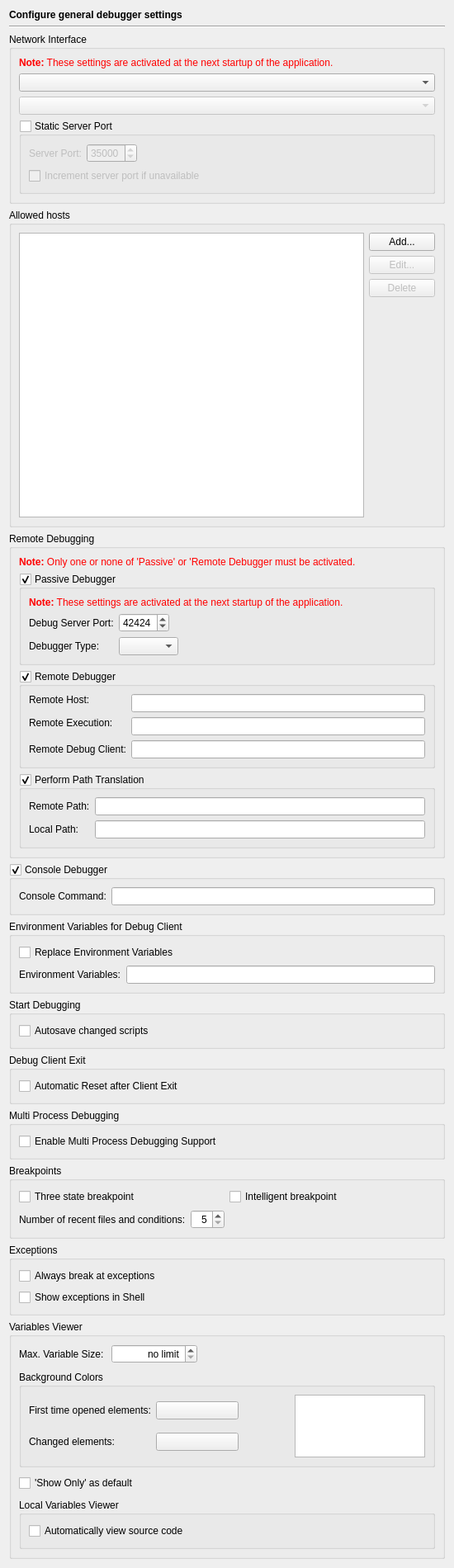
<?xml version="1.0" encoding="UTF-8"?>
<ui version="4.0">
 <class>DebuggerGeneralPage</class>
 <widget class="QWidget" name="DebuggerGeneralPage">
  <property name="geometry">
   <rect>
    <x>0</x>
    <y>0</y>
    <width>550</width>
    <height>1900</height>
   </rect>
  </property>
  <layout class="QVBoxLayout" name="verticalLayout_9">
   <item>
    <widget class="QLabel" name="headerLabel">
     <property name="text">
      <string>&lt;b&gt;Configure general debugger settings&lt;/b&gt;</string>
     </property>
    </widget>
   </item>
   <item>
    <widget class="Line" name="line11">
     <property name="frameShape">
      <enum>QFrame::HLine</enum>
     </property>
     <property name="frameShadow">
      <enum>QFrame::Sunken</enum>
     </property>
     <property name="orientation">
      <enum>Qt::Horizontal</enum>
     </property>
    </widget>
   </item>
   <item>
    <widget class="QGroupBox" name="groupBox_3">
     <property name="title">
      <string>Network Interface</string>
     </property>
     <layout class="QVBoxLayout" name="verticalLayout_7">
      <item>
       <widget class="QLabel" name="TextLabel1_2_3">
        <property name="text">
         <string>&lt;font color=&quot;#FF0000&quot;&gt;&lt;b&gt;Note:&lt;/b&gt; These settings are activated at the next startup of the application.&lt;/font&gt;</string>
        </property>
        <property name="wordWrap">
         <bool>true</bool>
        </property>
       </widget>
      </item>
      <item>
       <widget class="QComboBox" name="interfaceSelectorComboBox">
        <property name="toolTip">
         <string>Select the interface(s) to listen on</string>
        </property>
       </widget>
      </item>
      <item>
       <widget class="QComboBox" name="interfacesCombo">
        <property name="enabled">
         <bool>false</bool>
        </property>
        <property name="toolTip">
         <string>Select the network interface to listen on</string>
        </property>
       </widget>
      </item>
      <item>
       <widget class="QGroupBox" name="serverPortStaticGroup">
        <property name="toolTip">
         <string>Select to listen on a fixed network port</string>
        </property>
        <property name="title">
         <string>Static Server Port</string>
        </property>
        <property name="checkable">
         <bool>true</bool>
        </property>
        <property name="checked">
         <bool>false</bool>
        </property>
        <layout class="QGridLayout" name="gridLayout_5">
         <item row="0" column="0">
          <widget class="QLabel" name="label_5">
           <property name="text">
            <string>Server Port:</string>
           </property>
          </widget>
         </item>
         <item row="0" column="1">
          <widget class="QSpinBox" name="serverPortSpinBox">
           <property name="toolTip">
            <string>Enter the port number to listen on</string>
           </property>
           <property name="minimum">
            <number>1025</number>
           </property>
           <property name="maximum">
            <number>65535</number>
           </property>
           <property name="singleStep">
            <number>1</number>
           </property>
           <property name="value">
            <number>35000</number>
           </property>
          </widget>
         </item>
         <item row="0" column="2">
          <spacer name="horizontalSpacer_6">
           <property name="orientation">
            <enum>Qt::Horizontal</enum>
           </property>
           <property name="sizeHint" stdset="0">
            <size>
             <width>333</width>
             <height>20</height>
            </size>
           </property>
          </spacer>
         </item>
         <item row="1" column="0" colspan="3">
          <widget class="QCheckBox" name="serverPortIncrementCheckBox">
           <property name="toolTip">
            <string>Select to increment the server port to listen on if the configured one is unavailable</string>
           </property>
           <property name="text">
            <string>Increment server port if unavailable</string>
           </property>
          </widget>
         </item>
        </layout>
       </widget>
      </item>
     </layout>
    </widget>
   </item>
   <item>
    <widget class="QGroupBox" name="groupBox_4">
     <property name="title">
      <string>Allowed hosts</string>
     </property>
     <layout class="QGridLayout">
      <item row="3" column="1">
       <spacer>
        <property name="orientation">
         <enum>Qt::Vertical</enum>
        </property>
        <property name="sizeHint" stdset="0">
         <size>
          <width>20</width>
          <height>40</height>
         </size>
        </property>
       </spacer>
      </item>
      <item row="2" column="1">
       <widget class="QPushButton" name="deleteAllowedHostButton">
        <property name="enabled">
         <bool>false</bool>
        </property>
        <property name="text">
         <string>Delete</string>
        </property>
       </widget>
      </item>
      <item row="1" column="1">
       <widget class="QPushButton" name="editAllowedHostButton">
        <property name="enabled">
         <bool>false</bool>
        </property>
        <property name="text">
         <string>Edit...</string>
        </property>
       </widget>
      </item>
      <item row="0" column="1">
       <widget class="QPushButton" name="addAllowedHostButton">
        <property name="text">
         <string>Add...</string>
        </property>
       </widget>
      </item>
      <item row="0" column="0" rowspan="4">
       <widget class="QListWidget" name="allowedHostsList">
        <property name="sizePolicy">
         <sizepolicy hsizetype="Expanding" vsizetype="Preferred">
          <horstretch>0</horstretch>
          <verstretch>0</verstretch>
         </sizepolicy>
        </property>
       </widget>
      </item>
     </layout>
    </widget>
   </item>
   <item>
    <widget class="QGroupBox" name="groupBox_12">
     <property name="title">
      <string>Remote Debugging</string>
     </property>
     <layout class="QVBoxLayout" name="verticalLayout_2">
      <item>
       <widget class="QLabel" name="label_3">
        <property name="text">
         <string>&lt;font color=&quot;#FF0000&quot;&gt;&lt;b&gt;Note:&lt;/b&gt; Only one or none of 'Passive' or 'Remote Debugger must be activated.&lt;/font&gt;</string>
        </property>
        <property name="wordWrap">
         <bool>true</bool>
        </property>
       </widget>
      </item>
      <item>
       <widget class="QGroupBox" name="passiveDbgGroup">
        <property name="title">
         <string>Passive Debugger</string>
        </property>
        <property name="checkable">
         <bool>true</bool>
        </property>
        <layout class="QGridLayout" name="gridLayout">
         <item row="2" column="0">
          <widget class="QLabel" name="label">
           <property name="text">
            <string>Debugger Type:</string>
           </property>
          </widget>
         </item>
         <item row="1" column="2" colspan="2">
          <spacer name="horizontalSpacer_2">
           <property name="orientation">
            <enum>Qt::Horizontal</enum>
           </property>
           <property name="sizeHint" stdset="0">
            <size>
             <width>91</width>
             <height>20</height>
            </size>
           </property>
          </spacer>
         </item>
         <item row="2" column="1" colspan="2">
          <widget class="QComboBox" name="passiveDbgBackendCombo">
           <property name="toolTip">
            <string>Select the debugger type of the backend</string>
           </property>
          </widget>
         </item>
         <item row="1" column="1">
          <widget class="QSpinBox" name="passiveDbgPortSpinBox">
           <property name="toolTip">
            <string>Enter the port the debugger should listen on</string>
           </property>
           <property name="whatsThis">
            <string>&lt;b&gt;Debug Server Port&lt;/b&gt;
&lt;p&gt;Enter the port the debugger should listen on.&lt;/p&gt;</string>
           </property>
           <property name="minimum">
            <number>1024</number>
           </property>
           <property name="maximum">
            <number>65535</number>
           </property>
           <property name="value">
            <number>42424</number>
           </property>
          </widget>
         </item>
         <item row="0" column="0" colspan="4">
          <widget class="QLabel" name="TextLabel1_2_2">
           <property name="text">
            <string>&lt;font color=&quot;#FF0000&quot;&gt;&lt;b&gt;Note:&lt;/b&gt; These settings are activated at the next startup of the application.&lt;/font&gt;</string>
           </property>
           <property name="wordWrap">
            <bool>true</bool>
           </property>
          </widget>
         </item>
         <item row="2" column="3">
          <spacer name="horizontalSpacer">
           <property name="orientation">
            <enum>Qt::Horizontal</enum>
           </property>
           <property name="sizeHint" stdset="0">
            <size>
             <width>91</width>
             <height>20</height>
            </size>
           </property>
          </spacer>
         </item>
         <item row="1" column="0">
          <widget class="QLabel" name="passiveDbgPortLabel">
           <property name="text">
            <string>Debug Server Port:</string>
           </property>
          </widget>
         </item>
        </layout>
       </widget>
      </item>
      <item>
       <widget class="QGroupBox" name="remoteDebuggerGroup">
        <property name="toolTip">
         <string>Select, if the debugger should be run remotely</string>
        </property>
        <property name="title">
         <string>Remote Debugger</string>
        </property>
        <property name="checkable">
         <bool>true</bool>
        </property>
        <layout class="QGridLayout" name="gridLayout_2">
         <item row="0" column="0">
          <widget class="QLabel" name="hostLabel">
           <property name="text">
            <string>Remote Host:</string>
           </property>
           <property name="buddy">
            <cstring>hostLineEdit</cstring>
           </property>
          </widget>
         </item>
         <item row="0" column="1" rowspan="2">
          <widget class="QLineEdit" name="hostLineEdit">
           <property name="toolTip">
            <string>Enter the hostname of the remote machine.</string>
           </property>
           <property name="whatsThis">
            <string>&lt;b&gt;Remote Host&lt;/b&gt;
&lt;p&gt;Enter the hostname of the remote machine.&lt;/p&gt;</string>
           </property>
          </widget>
         </item>
         <item row="1" column="0" rowspan="2">
          <widget class="QLabel" name="execLabel">
           <property name="text">
            <string>Remote Execution:</string>
           </property>
           <property name="buddy">
            <cstring>execLineEdit</cstring>
           </property>
          </widget>
         </item>
         <item row="2" column="1">
          <widget class="QLineEdit" name="execLineEdit">
           <property name="toolTip">
            <string>Enter the remote execution command.</string>
           </property>
           <property name="whatsThis">
            <string>&lt;b&gt;Remote Execution&lt;/b&gt;
&lt;p&gt;Enter the remote execution command (e.g. ssh). This command is used to log into the remote host and execute the remote debugger.&lt;/p&gt;</string>
           </property>
          </widget>
         </item>
         <item row="3" column="0">
          <widget class="QLabel" name="label_6">
           <property name="text">
            <string>Remote Debug Client:</string>
           </property>
          </widget>
         </item>
         <item row="3" column="1">
          <widget class="QLineEdit" name="remoteDebugClientEdit">
           <property name="toolTip">
            <string>Enter the absolute path of the debug client of the remote host.</string>
           </property>
           <property name="clearButtonEnabled">
            <bool>true</bool>
           </property>
          </widget>
         </item>
        </layout>
       </widget>
      </item>
      <item>
       <widget class="QGroupBox" name="dbgPathTranslationGroup">
        <property name="toolTip">
         <string>Select, if path translation for remote debugging should be done</string>
        </property>
        <property name="title">
         <string>Perform Path Translation</string>
        </property>
        <property name="checkable">
         <bool>true</bool>
        </property>
        <layout class="QGridLayout" name="_2">
         <item row="1" column="0">
          <widget class="QLabel" name="textLabel2_9">
           <property name="text">
            <string>Local Path:</string>
           </property>
          </widget>
         </item>
         <item row="1" column="1">
          <widget class="QLineEdit" name="dbgTranslationLocalEdit">
           <property name="toolTip">
            <string>Enter the local path</string>
           </property>
          </widget>
         </item>
         <item row="0" column="1">
          <widget class="QLineEdit" name="dbgTranslationRemoteEdit">
           <property name="toolTip">
            <string>Enter the remote path</string>
           </property>
          </widget>
         </item>
         <item row="0" column="0">
          <widget class="QLabel" name="textLabel1_18">
           <property name="text">
            <string>Remote Path:</string>
           </property>
          </widget>
         </item>
        </layout>
       </widget>
      </item>
     </layout>
    </widget>
   </item>
   <item>
    <widget class="QGroupBox" name="consoleDebuggerGroup">
     <property name="toolTip">
      <string>Select, if the debugger should be executed in a console window</string>
     </property>
     <property name="title">
      <string>Console Debugger</string>
     </property>
     <property name="checkable">
      <bool>true</bool>
     </property>
     <layout class="QGridLayout" name="_4">
      <item row="0" column="1">
       <widget class="QLineEdit" name="consoleDbgEdit">
        <property name="toolTip">
         <string>Enter the console command (e.g. xterm -e)</string>
        </property>
        <property name="whatsThis">
         <string>&lt;b&gt;Console Command&lt;/b&gt;
&lt;p&gt;Enter the console command (e.g. xterm -e). This command is used to open a command window for the debugger.&lt;/p&gt;</string>
        </property>
       </widget>
      </item>
      <item row="0" column="0">
       <widget class="QLabel" name="textLabel1_17">
        <property name="text">
         <string>Console Command:</string>
        </property>
       </widget>
      </item>
     </layout>
    </widget>
   </item>
   <item>
    <widget class="QGroupBox" name="groupBox_5">
     <property name="title">
      <string>Environment Variables for Debug Client</string>
     </property>
     <layout class="QGridLayout" name="_3">
      <item row="0" column="0" colspan="2">
       <widget class="QCheckBox" name="debugEnvironReplaceCheckBox">
        <property name="toolTip">
         <string>Select, if the environment should be replaced.</string>
        </property>
        <property name="whatsThis">
         <string>&lt;b&gt;Replace Environment&lt;/b&gt;
&lt;p&gt;If this entry is checked, the environment of the debugger will be replaced by the entries of the environment variables field. If it is unchecked, the environment will be ammended by these settings.&lt;/p&gt;</string>
        </property>
        <property name="text">
         <string>Replace Environment Variables</string>
        </property>
       </widget>
      </item>
      <item row="1" column="0">
       <widget class="QLabel" name="textLabel1_16">
        <property name="text">
         <string>Environment Variables:</string>
        </property>
       </widget>
      </item>
      <item row="1" column="1">
       <widget class="QLineEdit" name="debugEnvironEdit">
        <property name="toolTip">
         <string>Enter the environment variables to be set.</string>
        </property>
        <property name="whatsThis">
         <string>&lt;b&gt;Environment Variables&lt;/b&gt;
&lt;p&gt;Enter the environment variables to be set for the debugger. The individual settings must be separated by whitespace and be given in the form 'var=value'.&lt;/p&gt;
&lt;p&gt;Example: var1=1 var2=&quot;hello world&quot;&lt;/p&gt;</string>
        </property>
       </widget>
      </item>
     </layout>
    </widget>
   </item>
   <item>
    <widget class="QGroupBox" name="groupBox">
     <property name="title">
      <string>Start Debugging</string>
     </property>
     <layout class="QVBoxLayout" name="verticalLayout">
      <item>
       <widget class="QCheckBox" name="debugAutoSaveScriptsCheckBox">
        <property name="toolTip">
         <string>Select, whether changed scripts should be saved upon a debug, run, ... action.</string>
        </property>
        <property name="text">
         <string>Autosave changed scripts</string>
        </property>
       </widget>
      </item>
     </layout>
    </widget>
   </item>
   <item>
    <widget class="QGroupBox" name="groupBox_7">
     <property name="title">
      <string>Debug Client Exit</string>
     </property>
     <layout class="QVBoxLayout" name="verticalLayout_3">
      <item>
       <widget class="QCheckBox" name="automaticResetCheckBox">
        <property name="toolTip">
         <string>Select, whether a reset of the debug client should be performed after a client exit</string>
        </property>
        <property name="text">
         <string>Automatic Reset after Client Exit</string>
        </property>
       </widget>
      </item>
     </layout>
    </widget>
   </item>
   <item>
    <widget class="QGroupBox" name="groupBox_6">
     <property name="title">
      <string>Multi Process Debugging</string>
     </property>
     <layout class="QVBoxLayout" name="verticalLayout_8">
      <item>
       <widget class="QCheckBox" name="multiprocessCheckBox">
        <property name="toolTip">
         <string>Select to enable multiprocess debugging support globally</string>
        </property>
        <property name="text">
         <string>Enable Multi Process Debugging Support</string>
        </property>
       </widget>
      </item>
     </layout>
    </widget>
   </item>
   <item>
    <widget class="QGroupBox" name="groupBox_8">
     <property name="title">
      <string>Breakpoints</string>
     </property>
     <layout class="QGridLayout" name="gridLayout_4">
      <item row="0" column="0">
       <widget class="QCheckBox" name="debugThreeStateBreakPoint">
        <property name="toolTip">
         <string>Select to change the breakpoint toggle order from Off-&gt;On-&gt;Off to Off-&gt;On (permanent)-&gt;On (temporary)-&gt;Off</string>
        </property>
        <property name="text">
         <string>Three state breakpoint</string>
        </property>
       </widget>
      </item>
      <item row="0" column="1">
       <widget class="QCheckBox" name="intelligentBreakPointCheckBox">
        <property name="toolTip">
         <string>Select to move a breakpoint to a line generating executable code</string>
        </property>
        <property name="text">
         <string>Intelligent breakpoint</string>
        </property>
       </widget>
      </item>
      <item row="1" column="0" colspan="2">
       <layout class="QHBoxLayout" name="horizontalLayout_2">
        <item>
         <widget class="QLabel" name="label_4">
          <property name="text">
           <string>Number of recent files and conditions:</string>
          </property>
         </widget>
        </item>
        <item>
         <widget class="QSpinBox" name="recentFilesSpinBox">
          <property name="toolTip">
           <string>Enter the number of recent files and breakpoint conditions to remember</string>
          </property>
          <property name="alignment">
           <set>Qt::AlignRight|Qt::AlignTrailing|Qt::AlignVCenter</set>
          </property>
          <property name="minimum">
           <number>5</number>
          </property>
          <property name="maximum">
           <number>50</number>
          </property>
         </widget>
        </item>
        <item>
         <spacer name="spacer">
          <property name="orientation">
           <enum>Qt::Horizontal</enum>
          </property>
          <property name="sizeHint" stdset="0">
           <size>
            <width>40</width>
            <height>20</height>
           </size>
          </property>
         </spacer>
        </item>
       </layout>
      </item>
     </layout>
    </widget>
   </item>
   <item>
    <widget class="QGroupBox" name="groupBox_9">
     <property name="title">
      <string>Exceptions</string>
     </property>
     <layout class="QVBoxLayout" name="verticalLayout_4">
      <item>
       <widget class="QCheckBox" name="exceptionBreakCheckBox">
        <property name="toolTip">
         <string>Select to always break at exceptions</string>
        </property>
        <property name="text">
         <string>Always break at exceptions</string>
        </property>
       </widget>
      </item>
      <item>
       <widget class="QCheckBox" name="exceptionShellCheckBox">
        <property name="toolTip">
         <string>Select to show exception information in the shell window</string>
        </property>
        <property name="text">
         <string>Show exceptions in Shell</string>
        </property>
       </widget>
      </item>
     </layout>
    </widget>
   </item>
   <item>
    <widget class="QGroupBox" name="groupBox_11">
     <property name="title">
      <string>Variables Viewer</string>
     </property>
     <layout class="QVBoxLayout" name="verticalLayout_6">
      <property name="spacing">
       <number>9</number>
      </property>
      <item>
       <layout class="QHBoxLayout" name="horizontalLayout">
        <item>
         <widget class="QLabel" name="label_2">
          <property name="text">
           <string>Max. Variable Size:</string>
          </property>
         </widget>
        </item>
        <item>
         <widget class="QSpinBox" name="maxSizeSpinBox">
          <property name="toolTip">
           <string>Enter the maximum size of a variable to be shown (0 = no limit)</string>
          </property>
          <property name="alignment">
           <set>Qt::AlignRight|Qt::AlignTrailing|Qt::AlignVCenter</set>
          </property>
          <property name="specialValueText">
           <string>no limit</string>
          </property>
          <property name="showGroupSeparator" stdset="0">
           <bool>true</bool>
          </property>
          <property name="suffix">
           <string> Bytes</string>
          </property>
          <property name="maximum">
           <number>1063256064</number>
          </property>
          <property name="singleStep">
           <number>16384</number>
          </property>
         </widget>
        </item>
        <item>
         <spacer name="horizontalSpacer_3">
          <property name="orientation">
           <enum>Qt::Horizontal</enum>
          </property>
          <property name="sizeHint" stdset="0">
           <size>
            <width>40</width>
            <height>20</height>
           </size>
          </property>
         </spacer>
        </item>
       </layout>
      </item>
      <item>
       <widget class="QGroupBox" name="groupBox_2">
        <property name="title">
         <string>Background Colors</string>
        </property>
        <layout class="QHBoxLayout" name="horizontalLayout_3" stretch="2,1">
         <item>
          <layout class="QGridLayout" name="gridLayout_3">
           <property name="topMargin">
            <number>8</number>
           </property>
           <property name="bottomMargin">
            <number>8</number>
           </property>
           <property name="verticalSpacing">
            <number>16</number>
           </property>
           <item row="1" column="1">
            <widget class="QPushButton" name="backgroundChangedButton">
             <property name="minimumSize">
              <size>
               <width>100</width>
               <height>0</height>
              </size>
             </property>
             <property name="maximumSize">
              <size>
               <width>100</width>
               <height>16777215</height>
              </size>
             </property>
             <property name="toolTip">
              <string>Select the background color for changed items.</string>
             </property>
             <property name="text">
              <string/>
             </property>
            </widget>
           </item>
           <item row="1" column="0">
            <widget class="QLabel" name="label_bgChangedItems">
             <property name="text">
              <string>Changed elements:</string>
             </property>
            </widget>
           </item>
           <item row="0" column="0">
            <widget class="QLabel" name="label_bgFirstLoaded">
             <property name="text">
              <string>First time opened elements:</string>
             </property>
            </widget>
           </item>
           <item row="0" column="1">
            <widget class="QPushButton" name="backgroundNewButton">
             <property name="minimumSize">
              <size>
               <width>100</width>
               <height>0</height>
              </size>
             </property>
             <property name="maximumSize">
              <size>
               <width>100</width>
               <height>16777215</height>
              </size>
             </property>
             <property name="toolTip">
              <string>Select the background color for elements which are loaded for the first time.</string>
             </property>
             <property name="text">
              <string/>
             </property>
            </widget>
           </item>
           <item row="0" column="2">
            <spacer name="horizontalSpacer_4">
             <property name="orientation">
              <enum>Qt::Horizontal</enum>
             </property>
             <property name="sizeHint" stdset="0">
              <size>
               <width>40</width>
               <height>20</height>
              </size>
             </property>
            </spacer>
           </item>
          </layout>
         </item>
         <item>
          <widget class="QListView" name="preView">
           <property name="sizePolicy">
            <sizepolicy hsizetype="Expanding" vsizetype="Ignored">
             <horstretch>0</horstretch>
             <verstretch>0</verstretch>
            </sizepolicy>
           </property>
           <property name="focusPolicy">
            <enum>Qt::NoFocus</enum>
           </property>
           <property name="verticalScrollBarPolicy">
            <enum>Qt::ScrollBarAlwaysOff</enum>
           </property>
           <property name="horizontalScrollBarPolicy">
            <enum>Qt::ScrollBarAlwaysOff</enum>
           </property>
           <property name="editTriggers">
            <set>QAbstractItemView::NoEditTriggers</set>
           </property>
           <property name="alternatingRowColors">
            <bool>true</bool>
           </property>
          </widget>
         </item>
        </layout>
       </widget>
      </item>
      <item>
       <widget class="QCheckBox" name="showOnlyCheckBox">
        <property name="toolTip">
         <string>Select to make the 'Show Only' option the default one.</string>
        </property>
        <property name="text">
         <string>'Show Only' as default</string>
        </property>
       </widget>
      </item>
      <item>
       <widget class="QGroupBox" name="groupBox_10">
        <property name="title">
         <string>Local Variables Viewer</string>
        </property>
        <layout class="QVBoxLayout" name="verticalLayout_5">
         <item>
          <widget class="QCheckBox" name="autoViewSourcecodeCheckBox">
           <property name="toolTip">
            <string>Automatically view source code when user changes the callstack frame in the callstack viewer.</string>
           </property>
           <property name="text">
            <string>Automatically view source code</string>
           </property>
          </widget>
         </item>
        </layout>
       </widget>
      </item>
     </layout>
    </widget>
   </item>
  </layout>
 </widget>
 <tabstops>
  <tabstop>interfaceSelectorComboBox</tabstop>
  <tabstop>interfacesCombo</tabstop>
  <tabstop>serverPortStaticGroup</tabstop>
  <tabstop>serverPortSpinBox</tabstop>
  <tabstop>serverPortIncrementCheckBox</tabstop>
  <tabstop>allowedHostsList</tabstop>
  <tabstop>addAllowedHostButton</tabstop>
  <tabstop>editAllowedHostButton</tabstop>
  <tabstop>deleteAllowedHostButton</tabstop>
  <tabstop>passiveDbgGroup</tabstop>
  <tabstop>passiveDbgPortSpinBox</tabstop>
  <tabstop>passiveDbgBackendCombo</tabstop>
  <tabstop>remoteDebuggerGroup</tabstop>
  <tabstop>hostLineEdit</tabstop>
  <tabstop>execLineEdit</tabstop>
  <tabstop>remoteDebugClientEdit</tabstop>
  <tabstop>dbgPathTranslationGroup</tabstop>
  <tabstop>dbgTranslationRemoteEdit</tabstop>
  <tabstop>dbgTranslationLocalEdit</tabstop>
  <tabstop>consoleDebuggerGroup</tabstop>
  <tabstop>consoleDbgEdit</tabstop>
  <tabstop>debugEnvironReplaceCheckBox</tabstop>
  <tabstop>debugEnvironEdit</tabstop>
  <tabstop>debugAutoSaveScriptsCheckBox</tabstop>
  <tabstop>automaticResetCheckBox</tabstop>
  <tabstop>multiprocessCheckBox</tabstop>
  <tabstop>debugThreeStateBreakPoint</tabstop>
  <tabstop>intelligentBreakPointCheckBox</tabstop>
  <tabstop>recentFilesSpinBox</tabstop>
  <tabstop>exceptionBreakCheckBox</tabstop>
  <tabstop>exceptionShellCheckBox</tabstop>
  <tabstop>maxSizeSpinBox</tabstop>
  <tabstop>backgroundNewButton</tabstop>
  <tabstop>backgroundChangedButton</tabstop>
  <tabstop>showOnlyCheckBox</tabstop>
  <tabstop>autoViewSourcecodeCheckBox</tabstop>
 </tabstops>
 <resources/>
 <connections/>
</ui>
